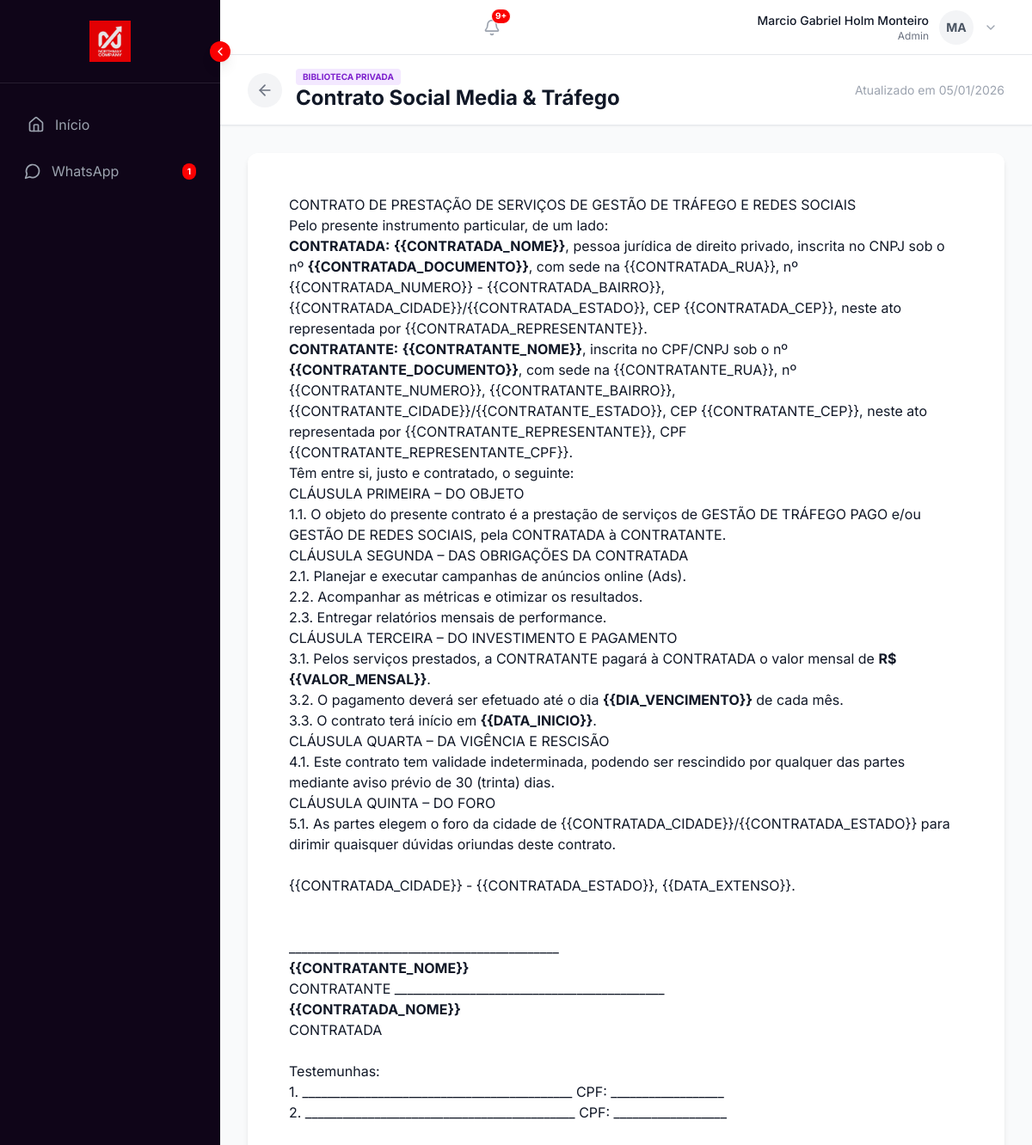
The page /view/1 (signed in) on the database its author committed.
### models.py (models this page shows, shortened)
class User(UserMixin, db.Model):
    id = db.Column(db.Integer, primary_key=True)
    name = db.Column(db.String(100), nullable=False)
    email = db.Column(db.String(120), unique=True, nullable=False)
    supabase_uid = db.Column(db.String(100), unique=True, nullable=True)
    password_hash = db.Column(db.String(200), nullable=False)
    password_hash = db.Column(db.String(200), nullable=False)
    role = db.Column(db.String(20), nullable=False, default=ROLE_SALES) # Legacy/Fallback
    role_id = db.Column(db.Integer, db.ForeignKey('role.id'), nullable=True) # New RBAC
    company_id = db.Column(db.Integer, db.ForeignKey('company.id'), nullable=True) # Nullable for Supabase Auth Triggers
    created_at = db.Column(db.DateTime, default=datetime.utcnow)
    profile_image = db.Column(db.String(150), nullable=True)
    phone = db.Column(db.String(20), nullable=True)
    status_message = db.Column(db.String(100), nullable=True)
    is_super_admin = db.Column(db.Boolean, default=False)
    onboarding_dismissed = db.Column(db.Boolean, default=False)
    leads = db.relationship('Lead', backref='assigned_user', lazy=True)
    allowed_pipelines = db.relationship('Pipeline', secondary=user_pipeline_association, backref=db.backref('allowed_users', lazy='dynamic'))
    def has_permission(self, permission):
        if self.is_super_admin:
            return True
        if self.user_role and self.user_role.permissions:
            return permission in self.user_role.permissions

class ContractTemplate(db.Model):
    id = db.Column(db.Integer, primary_key=True)
    company_id = db.Column(db.Integer, db.ForeignKey('company.id'), nullable=False)
    name = db.Column(db.String(200), nullable=False)
    description = db.Column(db.String(500), nullable=True)
    type = db.Column(db.String(20), default='contract') # contract, attachment, library_doc
    content = db.Column(db.Text, nullable=False) # HTML/Text with {{variables}}
    active = db.Column(db.Boolean, default=True)
    is_global = db.Column(db.Boolean, default=False)
    is_library = db.Column(db.Boolean, default=False)
    created_at = db.Column(db.DateTime, default=datetime.utcnow)
    allowed_companies = db.relationship('Company', secondary=template_company_association, backref=db.backref('accessible_templates', lazy='dynamic'))

### routes/docs.py (the view)
@docs_bp.route('/view/<int:id>')
@login_required
def view_document(id):
    from models import ContractTemplate
    from flask_login import current_user
    from flask import abort
    doc = ContractTemplate.query.get_or_404(id)
    if doc.company_id != current_user.company_id:
        abort(403)
    return render_template('docs/view_document.html', doc=doc)

### templates/docs/view_document.html
{% extends "base.html" %}
{% block content %}
<div class="h-screen flex flex-col bg-gray-50 overflow-hidden">
    <div class="bg-white border-b border-gray-200 px-8 py-4 flex items-center justify-between shadow-sm z-10 shrink-0">
        <div class="flex items-center gap-4">
            <a href="{{ url_for('docs.library') }}"
                class="w-10 h-10 rounded-full bg-gray-100 flex items-center justify-center text-gray-500 hover:text-northway-red hover:bg-red-50 transition-colors">
                <i data-lucide="arrow-left" class="w-5 h-5"></i>
            </a>
            <div>
                <div class="flex items-center gap-2">
                    <span
                        class="px-2 py-0.5 rounded text-[10px] font-bold uppercase bg-purple-100 text-purple-700">Biblioteca
                        Privada</span>
                </div>
                <h1 class="text-2xl font-bold text-gray-900 leading-tight">
                    {{ doc.name }}
                </h1>
            </div>
        </div>
        <div class="text-sm text-gray-400">
            Atualizado em {{ doc.created_at.strftime('%d/%m/%Y') }}
        </div>
    </div>
    <div class="flex-1 overflow-y-auto custom-scrollbar p-8">
        <div class="max-w-4xl mx-auto bg-white p-12 shadow-md rounded-xl min-h-screen">
            <div class="prose max-w-none">
                {{ doc.content | safe }}
            </div>
        </div>
    </div>
</div>
{% endblock %}

### templates/base.html (shortened to what this page needs)
<!DOCTYPE html>
<html lang="pt-BR">
<head>
    <script src="https://cdn.tailwindcss.com"></script>
</head>
<body
    class="bg-gray-50 text-gray-900 font-sans h-screen flex flex-col overflow-hidden selection:bg-northway-red selection:text-white">
    <div class="flex-1 flex flex-row overflow-hidden relative w-full h-full">
        {% if current_user.is_authenticated and not current_user.is_super_admin %}
        <aside id="sidebar"
            class="fixed inset-y-0 left-0 z-[70] transform -translate-x-full md:relative md:translate-x-0
               w-64 bg-northway-dark text-white flex flex-col flex-shrink-0 transition-transform duration-300 ease-in-out group md:h-full">
            <div class="hidden md:flex p-6 items-center justify-center border-b border-white/10 min-h-[5rem]">
                <img id="sidebar-logo" src="{{ url_for('static', filename='images/logo.png') }}" alt="NorthWay"
                    class="max-h-12 w-auto opacity-90 hover:opacity-100 transition-all duration-300">
            </div>
            <nav class="flex-1 px-4 py-6 space-y-2 overflow-y-auto no-scrollbar">
                <a href="{{ url_for('dashboard.home') }}"
                    class="flex items-center gap-3 px-4 py-3 text-gray-400 hover:text-white hover:bg-white/5 rounded-xl transition-colors whitespace-nowrap ">
                    <i data-lucide="home" class="w-5 h-5 flex-shrink-0"></i>
                    <span class="sidebar-text transition-opacity duration-300">Início</span>
                </a>
                <a href="{{ url_for('whatsapp.inbox') }}"
                    class="flex items-center justify-between px-3 py-2.5 rounded-lg hover:bg-white/10 transition-colors whitespace-nowrap {{ 'bg-northway-red text-white' if request.endpoint == 'whatsapp.inbox' else 'text-gray-400' }}">
                    <div class="flex items-center gap-3">
                        <i data-lucide="message-circle" class="w-5 h-5 flex-shrink-0"></i>
                        <span class="sidebar-text transition-opacity duration-300">WhatsApp</span>
                    </div>
                    <span id="whatsapp-unread-badge"
                        class="hidden sidebar-badge bg-northway-red text-white text-[10px] font-bold px-1.5 py-0.5 rounded-full flex-shrink-0">0</span>
                </a>
            </nav>
            <button id="sidebar-toggle" onclick="toggleSidebar()"
                class="hidden md:flex absolute -right-3 top-12 bg-northway-red text-white w-6 h-6 rounded-full items-center justify-center shadow-lg hover:bg-red-700 transition-colors z-50">
                <i data-lucide="chevron-left" class="w-4 h-4 transition-transform duration-300"
                    id="sidebar-toggle-icon"></i>
            </button>
        </aside>
        {% endif %}
        <main class="flex-1 flex flex-col min-w-0 overflow-hidden relative">
            {% if current_user.is_authenticated and not current_user.is_super_admin %}
            <header
                class="bg-white border-b border-gray-200 h-16 flex items-center justify-between px-8 flex-shrink-0 z-40">
                <div class="relative mr-4">
                    <button id="notification-btn"
                        class="text-gray-400 hover:text-gray-600 transition-colors relative p-2 rounded-full hover:bg-gray-100">
                        <i data-lucide="bell" class="w-5 h-5"></i>
                        <span id="notification-badge"
                            class="absolute top-1 right-1 w-2.5 h-2.5 bg-northway-red rounded-full hidden border border-white"></span>
                    </button>
                </div>
                <div class="relative">
                    <button onclick="toggleUserMenu()"
                        class="flex items-center gap-3 hover:bg-gray-50 p-2 rounded-lg transition-colors focus:outline-none">
                        <div class="text-right hidden md:block">
                            <p class="text-sm font-medium text-gray-900">{{ current_user.name }}</p>
                            <p class="text-xs text-gray-500">{{ current_user.role|capitalize }}</p>
                        </div>
                        <div
                            class="w-10 h-10 rounded-full bg-gray-100 flex items-center justify-center text-sm font-bold text-gray-600 overflow-hidden ring-2 ring-transparent hover:ring-gray-200 transition-all">
                            {% if current_user.profile_image %}
                            <img src="{{ url_for('static', filename='uploads/profiles/' + current_user.profile_image) }}"
                                alt="Profile" class="w-full h-full object-cover">
                            {% else %}
                            {{ current_user.name[:2].upper() }}
                            {% endif %}
                        </div>
                        <i data-lucide="chevron-down" class="w-4 h-4 text-gray-400"></i>
                    </button>
                </div>
            </header>
            {% endif %}
            {% block content %}{% endblock %}
        </main>
    </div>
</body>
</html>

### templates/base.html (style rules this page uses)
body { -webkit-font-smoothing: antialiased; -moz-osx-font-smoothing: grayscale; }

### rows shown on the page
User: name "Marcio Gabriel Holm Monteiro", role "Admin", name "MA"
ContractTemplate: name "Contrato Social Media & Tráfego", created_at "05/01/2026", content "CONTRATO DE PRESTAÇÃO DE SERVIÇOS DE GESTÃO DE TRÁFEGO E REDES SOCIAIS Pelo presente instrumento particular, de um lado: CONTRATADA: {{CONTRATADA_NOME}} , pessoa jurídica de direito privado, inscrita no CNPJ sob o nº {{CONTRATADA_DOCUMENTO}} , com sede na {{CONTRATADA_RUA}}, nº {{CONTRATADA_NUMERO}} - {{CONTRATADA_BAIRRO}}, {{CONTRATADA_CIDADE}}/{{CONTRATADA_ESTADO}}, CEP {{CONTRATADA_CEP}}, neste ato representada por {{CONTRATADA_REPRESENTANTE}}. CONTRATANTE: {{CONTRATANTE_NOME}} , inscrita no CPF/CNPJ sob o nº {{CONTRATANTE_DOCUMENTO}} , com sede na {{CONTRATANTE_RUA}}, nº {{CONTRATANTE_NUMERO}}, {{CONTRATANTE_BAIRRO}}, {{CONTRATANTE_CIDADE}}/{{CONTRATANTE_ESTADO}}, CEP…"
